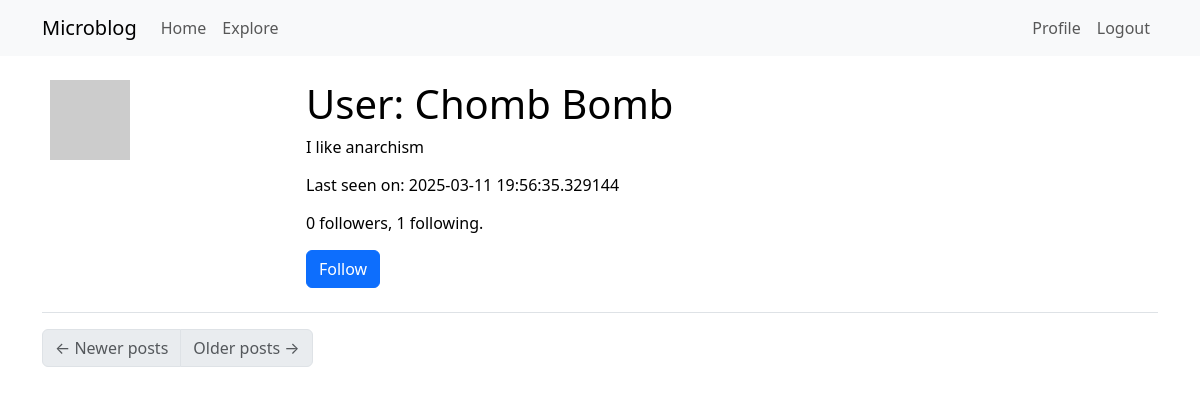
Page /user/Chomb Bomb (signed in) on the committed database.
### app/models.py (models this page shows, shortened)
class User(UserMixin, db.Model):
    id: so.Mapped[int] = so.mapped_column(primary_key=True)
    username: so.Mapped[str] = so.mapped_column(sa.String(64), index=True,
                                                unique=True)
    email: so.Mapped[str] = so.mapped_column(sa.String(120), index=True,
                                             unique=True)
    password_hash: so.Mapped[Optional[str]] = so.mapped_column(sa.String(256))
    about_me: so.Mapped[Optional[str]] = so.mapped_column(sa.String(140))
    last_seen: so.Mapped[Optional[datetime]] = so.mapped_column(
        default=lambda: datetime.now(timezone.utc))
    posts: so.WriteOnlyMapped['Post'] = so.relationship(
        back_populates='author')
    following: so.WriteOnlyMapped['User'] = so.relationship(
        secondary=followers, primaryjoin=(followers.c.follower_id == id),
        secondaryjoin=(followers.c.followed_id == id),
        back_populates='followers')
    followers: so.WriteOnlyMapped['User'] = so.relationship(
        secondary=followers, primaryjoin=(followers.c.followed_id == id),
        secondaryjoin=(followers.c.follower_id == id),
        back_populates='following')
    def avatar(self, size):
        digest = md5(self.email.lower().encode('utf-8')).hexdigest()
        return f'https://www.gravatar.com/avatar/{digest}?d=identicon&s={size}'
    def is_following(self, user):
        query = self.following.select().where(User.id == user.id)
        return db.session.scalar(query) is not None
    def followers_count(self):
        query = sa.select(sa.func.count()).select_from(
            self.followers.select().subquery())
        return db.session.scalar(query)
    def following_count(self):
        query = sa.select(sa.func.count()).select_from(
            self.following.select().subquery())
        return db.session.scalar(query)

### app/routes.py (the view)
@app.route('/user/<username>')
@login_required
def user(username):
    user = db.first_or_404(sa.select(User).where(User.username == username))
    posts = [
        {'author': user, 'body': 'Test post #1'},
        {'author': user, 'body': 'Test post #2'}
    ]
    form = EmptyForm()
    return render_template('user.html', user=user, posts=posts, form=form)

### app/forms.py
class EmptyForm(FlaskForm):
    submit = SubmitField('Submit')

### app/models.py (called while the page is built)
@login.user_loader
def load_user(id):
    return db.session.get(User, int(id))

### app/routes.py (called while the page is built)
@app.before_request
def before_request():
    if current_user.is_authenticated:
        current_user.last_seen = datetime.now(timezone.utc)
        db.session.commit()

### app/templates/user.html (shortened to what this page needs)
{% extends "base.html" %} {% block content %}
<table class="table table-hover">
  <tr>
    <td width="256px"><img src="{{ user.avatar(256) }}" /></td>
    <td>
      <h1>User: {{ user.username }}</h1>
      {% if user.about_me %}
      <p>{{ user.about_me }}</p>
      {% endif %} {% if user.last_seen %}
      <p>Last seen on: {{ user.last_seen }}</p>
      {% endif %}
      <p>
        {{ user.followers_count() }} followers, {{ user.following_count() }}
        following.
      </p>
      {% if user == current_user %}
      <p><a href="{{ url_for('edit_profile') }}">Edit your profile</a></p>
      {% elif not current_user.is_following(user) %}
      <form
        action="{{ url_for('follow', username=user.username) }}"
        method="post"
      >
        {{ form.hidden_tag() }} {{ form.submit(class_='btn btn-primary',
        value='Follow') }}
      </form>
      {% endif %}
    </td>
  </tr>
</table>
<nav aria-label="Post navigation">
  <ul class="pagination">
    <li class="page-item{% if not prev_url %} disabled{% endif %}">
      <a class="page-link" href="{{ prev_url }}">
        <span aria-hidden="true">&larr;</span> Newer posts
      </a>
    </li>
    <li class="page-item{% if not next_url %} disabled{% endif %}">
      <a class="page-link" href="{{ next_url }}">
        Older posts <span aria-hidden="true">&rarr;</span>
      </a>
    </li>
  </ul>
</nav>
{% endblock %}

### rows in the picture
User: username "Chomb Bomb", about_me "I like anarchism", last_seen "2025-03-11 19:56:35.329144"

### other values in the picture
{{ user.followers_count() }} "0"
{{ user.following_count() }} "1"
